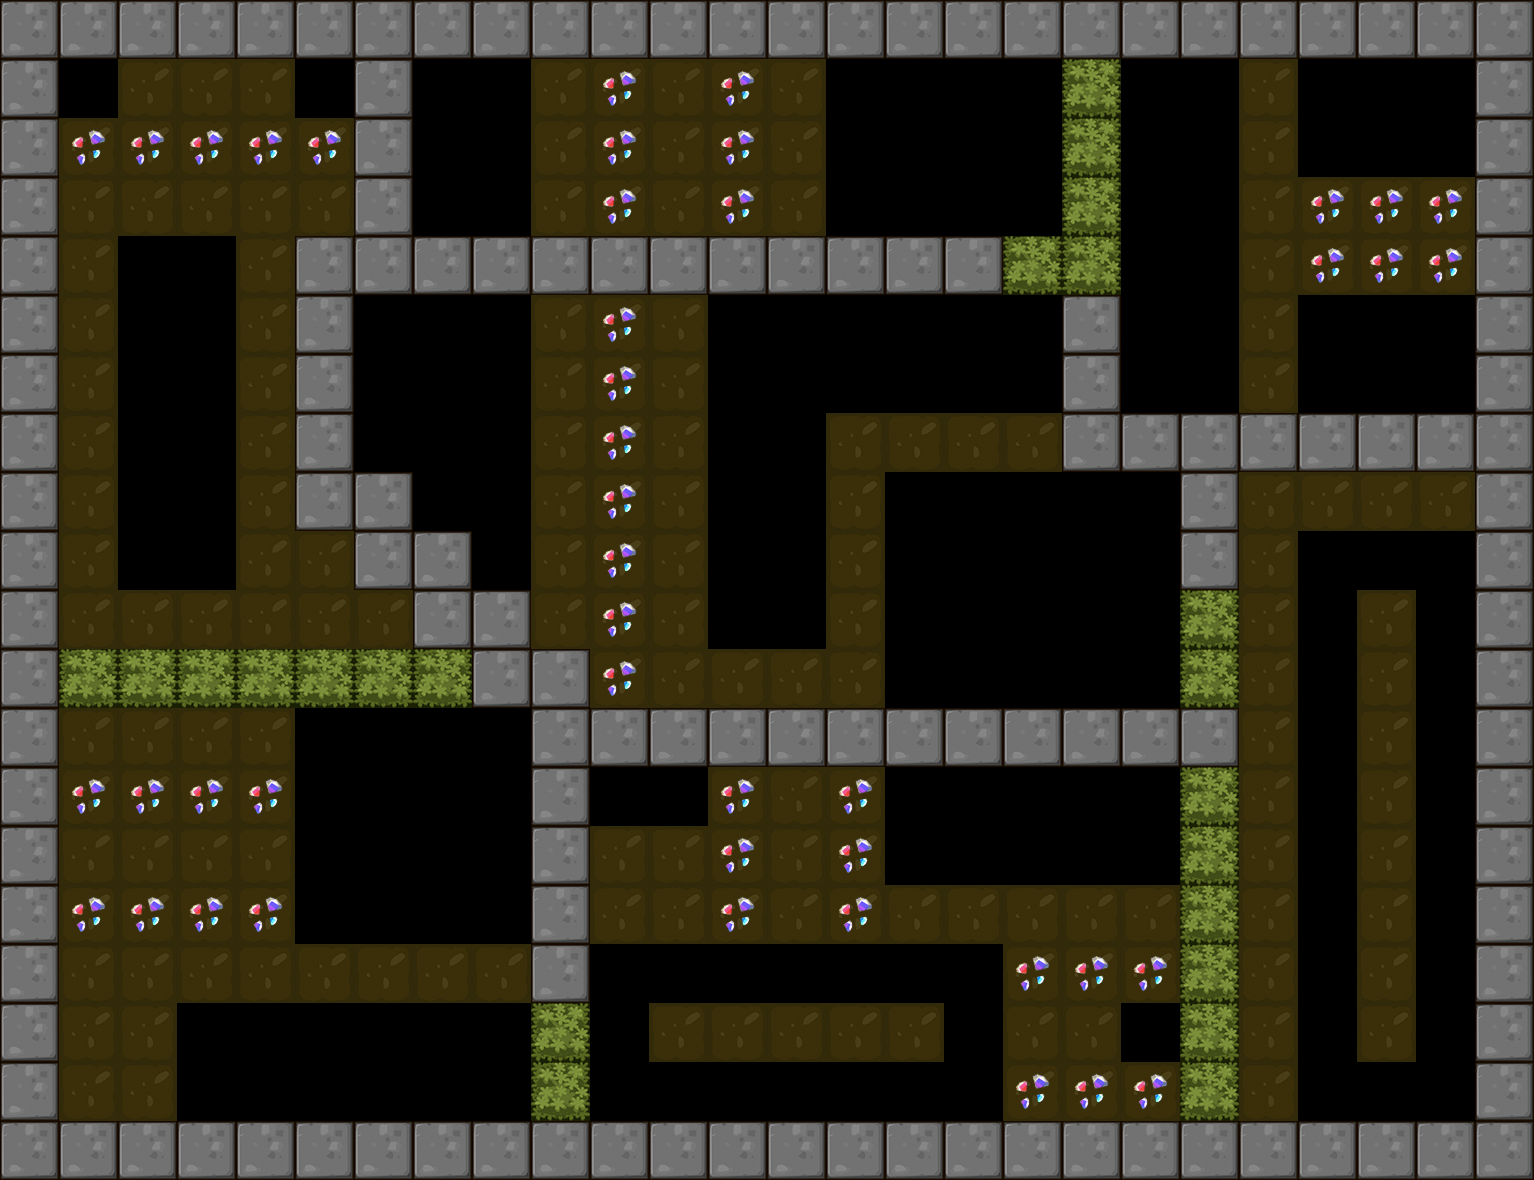

A 2D game scene composited from a Tiled map and its tileset images. What follows is a short description and the map's XML, with each tile layer's data collapsed to a summary:
An orthogonal 26x20 tile map with 59x59 px tiles, 1 tile layer (BackGround) and 14 objects (10x Shipper, 3x Hammer, Player).

<map version="1.0" orientation="orthogonal" renderorder="right-down" width="26" height="20" tilewidth="59" tileheight="59">
 <tileset firstgid="1" name="itemmap" tilewidth="59" tileheight="59">
  <image source="tileset2.png" trans="ff00ff" width="354" height="354" />
 </tileset>
 <layer name="BackGround" width="26" height="20">
  <data>[520 cells, 437 non-empty, 11 distinct tile ids]</data>
 </layer>
 <objectgroup name="RobotCharacter">
  <object name="Player" x="59" y="59" width="40" height="40" />
 </objectgroup>
 <objectgroup name="EnemyCharacter">
  <object name="Shipper" type="Shipper" x="718.072" y="305.072" width="40" height="40" />
  <object name="Hammer" type="Hammer" x="604.75" y="958.75" width="40" height="40" />
  <object name="Shipper" type="Shipper" x="128.072" y="242.478" width="40" height="40" />
  <object name="Shipper" type="Shipper" x="128.433" y="420.194" width="40" height="40" />
  <object name="Shipper" type="Shipper" x="122.678" y="539.633" width="40" height="40" />
  <object name="Shipper" type="Shipper" x="722.388" y="534.239" width="40" height="40" />
  <object name="Hammer" type="Hammer" x="958.75" y="1062" width="40" height="40" />
  <object name="Hammer" type="Hammer" x="781.75" y="1076.75" width="40" height="40" />
  <object name="Shipper" type="Shipper" x="1135.75" y="73.75" width="40" height="40" />
  <object name="Shipper" type="Shipper" x="1003" y="368.75" width="40" height="40" />
  <object name="Shipper" type="Shipper" x="1180" y="236" width="40" height="40" />
  <object name="Shipper" type="Shipper" x="1312.75" y="722.75" width="40" height="40" />
  <object name="Shipper" type="Shipper" x="1430.75" y="708" width="40" height="40" />
 </objectgroup>
</map>
